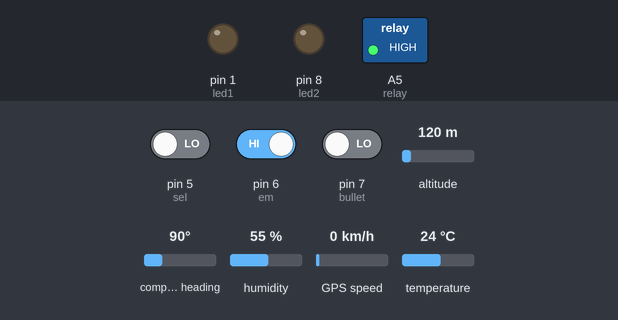
A sketch run on a simulated Arduino Mega 2560, built with avr-gcc and run on an emulated ATmega2560. Parts: switched loads named in the sketch (green lamp = pin HIGH), output pins drawn as LEDs (lit = HIGH). Inputs (shaded band) come from the test bench; at power-on: pin 6 (em) HIGH, temperature 24 °C, pin 7 (bullet) LOW, pin 5 (sel) LOW, altitude 120 m, compass heading 90°, humidity 55 %, GPS speed 0 km/h. The GPS gets a fix after 3 s at 37.7749, -122.4194 with 8 satellites; no radio packets arrive unless stated.

Above: at 1.7 s.
1.8 s: pin 6 (em) driven LOW
At 2.8 s:
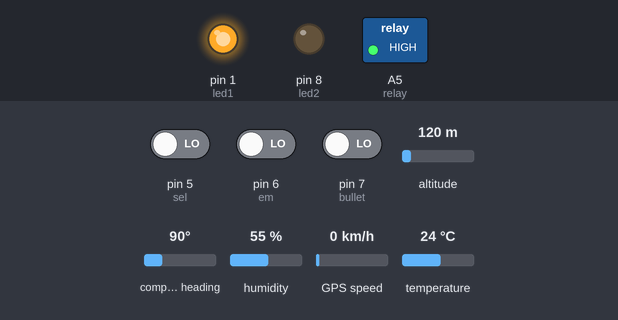
3.3 s: temperature set to 35 °C
4.8 s: temperature set to 38 °C
At 5.5 s:
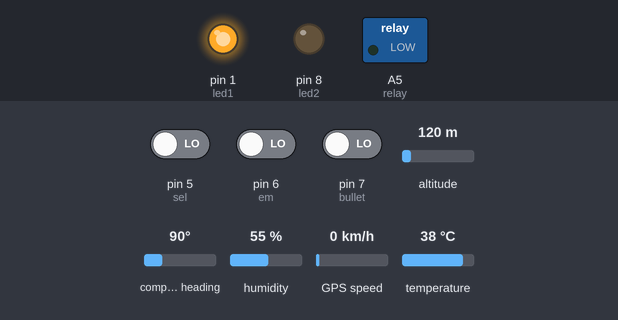
6.3 s: pin 7 (bullet) driven HIGH
At 7.3 s:
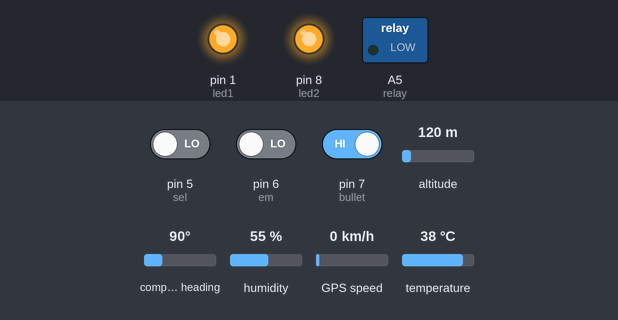
7.8 s: pin 6 (em) driven HIGH
At 9.0 s:
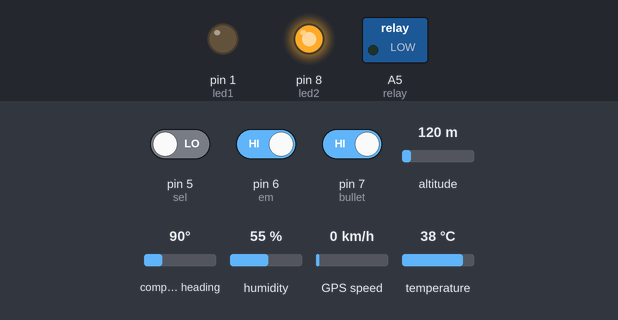
9.3 s: temperature set to 12 °C
At 9.7 s:
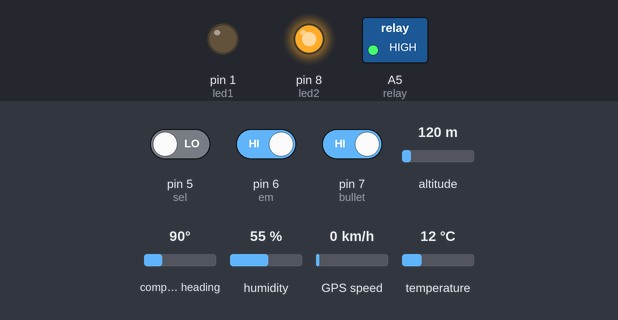
Timing chart, 0 to 11.8 s (numbered marks = the images above; inputs shaded):
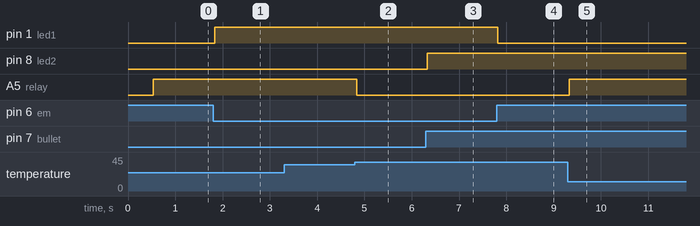

Measured:
- the behaviour switches between 36 and 37 °C on temperature (found by bisection; images 1 and 2)
- after the input at 1.8 s, pin 1 (led1): LOW → HIGH at once
- after the input at 3.3 s, every drawn part: stays the same
- after the input at 4.8 s, A5 (relay): HIGH → LOW at once
- after the input at 6.3 s, pin 8 (led2): LOW → HIGH at once
- after the input at 7.8 s, pin 1 (led1): HIGH → LOW at once
- after the input at 9.3 s, A5 (relay): LOW → HIGH at once

The sketch:

jacket_new.ino
```cpp
   #include <SPI.h>
  #include <nRF24L01.h>
  #include <RF24.h>
  #include <TinyGPS++.h>                                      // Tiny GPS Plus Library
  #include <SoftwareSerial.h>
  #include "dht.h"
  #define dht_apin 4
  #define  relay A5
   dht DHT1;
  #define sel 5

   float temp;
   float temp1;
   float  hum;
   int em = 6;
   int bullet=7;
   float BeatValue;
    int band;
    int led1 =1;
    int led2 =8;
   static const int TXPin = 2, RXPin = 3;                    // Ublox 6m GPS module to pins 2 and 3
   static const uint32_t GPSBaud = 9600;
   float GPSalt=0;
   double GPSlng=0;
   double GPSlat=0;

    RF24 radio(10, 9);          // CE, CSN
    const byte address[6] = "10101";
    float val[10];

    TinyGPSPlus gps;                                            // Create an Instance of the TinyGPS++ object called gps
    SoftwareSerial ss(TXPin, RXPin);

  void setup() {

   ss.begin(GPSBaud);
     pinMode(relay, OUTPUT); //heat coil
     pinMode(dht_apin, INPUT);  //DHT sensor 4
     pinMode(em, INPUT); // emergency
     pinMode(bullet,INPUT);
     pinMode(sel, INPUT);
     pinMode(A4, INPUT);
     pinMode(led1, OUTPUT);
     pinMode(led2, OUTPUT);
     radio.begin();
     radio.openWritingPipe(address);
     radio.setPALevel(RF24_PA_MAX);
     radio.stopListening();
     delay(500);
  }

  void loop() {

    delay(10);
     emergency();
    dht11();
     bullet1();
      sensor();

     GPS();
     sendmessage1();


  }
  void dht11() {

    DHT1.read11(dht_apin);
    temp1 = DHT1.temperature;
    hum = DHT1.humidity;

    if (temp1 > 36.00)                       //heating coils  //
      digitalWrite(relay, LOW);           //5 to relay
    else
      digitalWrite(relay, HIGH);


  }

  void emergency() {
     em = digitalRead(6);
     if(em == 0){
      em =10;
      digitalWrite(led1, HIGH);

     }
     else{
       em =20;
       digitalWrite(led1, LOW);
     }
    }

    void bullet1() {

    bullet = digitalRead(7);
    if(bullet == 1){
    bullet = 30;
    digitalWrite(led2, HIGH);
    }
    else{
      bullet = 40;
      digitalWrite(led2, LOW);
    }

    }

    void sensor() {

    if (digitalRead(5) == 1)
       lm35();

    else
       temp = 00;

    }

    void lm35() {
    float TempLoop[35] = {0};

    int SF = int(sizeof(TempLoop));
    SF = SF / 4;
    float FinalTemp = 0;

    for (int i = 0; i <= SF; i++) {
      float TempRead = analogRead(A4);
      float Voltage = TempRead * (5.3 / 1024.0);
      float Temp = Voltage * 100;

      TempLoop[i] = Temp;
      FinalTemp += TempLoop[i];

    }

      temp =(FinalTemp / SF);
    }

  void GPS() {

    smartDelay(10);
     GPSlat = (gps.location.lat());                  // variable to store latitude
     GPSlng =  (gps.location.lng());                  // variable to store longitude
     GPSalt =  (gps.altitude.feet());                 // variable to store altitude

    if (GPSlat == 0)
      GPSlat = 14.143913;
    if (GPSlng == 0)
      GPSlng = 75.030693;
    if (GPSalt == 0)
      GPSalt = 710;


    delay(10);
  }
  static void smartDelay(unsigned long ms)
  {
    unsigned long start = millis();
    do
    {
      while (ss.available())
        gps.encode(ss.read());
    } while (millis() - start < ms);
  }

  void sendmessage1()
  {

    val[0]=hum;
    val[1]=temp1;
    val[2]=bullet;
    val[3]=temp;
    val[4]=em;
    val[5]=GPSlat;
    val[6]=GPSlng ;
    val[7]=GPSalt;

  radio.write(&val, sizeof(val));
  }
```
